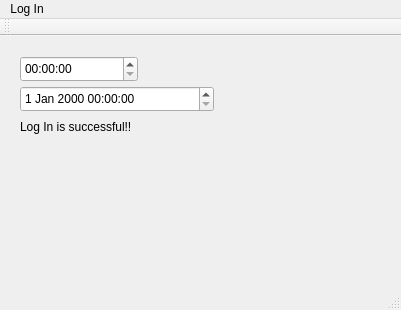
<?xml version="1.0" encoding="UTF-8"?>
<ui version="4.0">
 <class>SECDIALG</class>
 <widget class="QMainWindow" name="SECDIALG">
  <property name="geometry">
   <rect>
    <x>0</x>
    <y>0</y>
    <width>401</width>
    <height>310</height>
   </rect>
  </property>
  <property name="windowTitle">
   <string>MainWindow</string>
  </property>
  <widget class="QWidget" name="centralWidget">
   <widget class="QTimeEdit" name="timeEdit">
    <property name="geometry">
     <rect>
      <x>20</x>
      <y>20</y>
      <width>118</width>
      <height>26</height>
     </rect>
    </property>
   </widget>
   <widget class="QDateTimeEdit" name="dateTimeEdit">
    <property name="geometry">
     <rect>
      <x>20</x>
      <y>50</y>
      <width>194</width>
      <height>26</height>
     </rect>
    </property>
   </widget>
   <widget class="QLabel" name="label">
    <property name="geometry">
     <rect>
      <x>20</x>
      <y>80</y>
      <width>231</width>
      <height>21</height>
     </rect>
    </property>
    <property name="text">
     <string>Log In is successful!!</string>
    </property>
   </widget>
  </widget>
  <widget class="QStatusBar" name="statusBar"/>
  <widget class="QToolBar" name="mainToolBar">
   <attribute name="toolBarArea">
    <enum>TopToolBarArea</enum>
   </attribute>
   <attribute name="toolBarBreak">
    <bool>false</bool>
   </attribute>
  </widget>
  <widget class="QMenuBar" name="menuBar">
   <property name="geometry">
    <rect>
     <x>0</x>
     <y>0</y>
     <width>401</width>
     <height>22</height>
    </rect>
   </property>
   <widget class="QMenu" name="menuLog_In">
    <property name="title">
     <string>Log In</string>
    </property>
   </widget>
   <addaction name="menuLog_In"/>
  </widget>
 </widget>
 <layoutdefault spacing="6" margin="11"/>
 <resources/>
 <connections/>
</ui>
